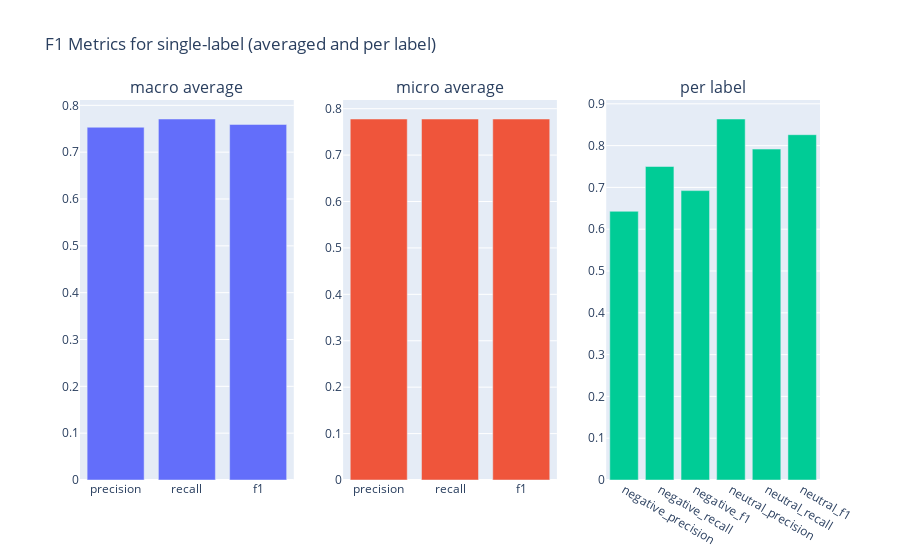

This figure's notebook cell:
### Markdown cell above
### Overall metrics

Using the `metrics` module we can get a quick overview of the overall performance metrics as follows. The model achieves around `0.77` F1 micro-average.

### Code cell
f1("banking_sentiment_zs_gpt3").visualize()

### Figure 1 — Plotly figure (JSON) as saved in the notebook; plotly's stock layout.template omitted (floating-point values rounded to 4 significant figures)
{"data": [{"type": "bar", "x": ["precision", "recall", "f1"], "xaxis": "x", "y": [0.7532, 0.7708, 0.7592], "yaxis": "y"}, {"type": "bar", "x": ["precision", "recall", "f1"], "xaxis": "x2", "y": [0.7778, 0.7778, 0.7778], "yaxis": "y2"}, {"type": "bar", "x": ["negative_precision", "negative_recall", "negative_f1", "neutral_precision", "neutral_recall", "neutral_f1"], "xaxis": "x3", "y": [0.6429, 0.75, 0.6923, 0.8636, 0.7917, 0.8261], "yaxis": "y3"}], "layout": {"annotations": [{"font": {"size": 16}, "showarrow": false, "text": "macro average", "x": 0.1444, "xanchor": "center", "xref": "paper", "y": 1, "yanchor": "bottom", "yref": "paper"}, {"font": {"size": 16}, "showarrow": false, "text": "micro average", "x": 0.5, "xanchor": "center", "xref": "paper", "y": 1, "yanchor": "bottom", "yref": "paper"}, {"font": {"size": 16}, "showarrow": false, "text": "per label", "x": 0.8556, "xanchor": "center", "xref": "paper", "y": 1, "yanchor": "bottom", "yref": "paper"}], "autosize": true, "showlegend": false, "title": {"text": "F1 Metrics for single-label (averaged and per label)"}, "xaxis": {"anchor": "y", "autorange": true, "domain": [0, 0.2889], "range": [-0.5, 2.5], "type": "category"}, "xaxis2": {"anchor": "y2", "autorange": true, "domain": [0.3556, 0.6444], "range": [-0.5, 2.5], "type": "category"}, "xaxis3": {"anchor": "y3", "autorange": true, "domain": [0.7111, 1], "range": [-0.5, 5.5], "type": "category"}, "yaxis": {"anchor": "x", "autorange": true, "domain": [0, 1], "range": [0, 0.8114], "type": "linear"}, "yaxis2": {"anchor": "x2", "autorange": true, "domain": [0, 1], "range": [0, 0.8187], "type": "linear"}, "yaxis3": {"anchor": "x3", "autorange": true, "domain": [0, 1], "range": [0, 0.9091], "type": "linear"}}}
